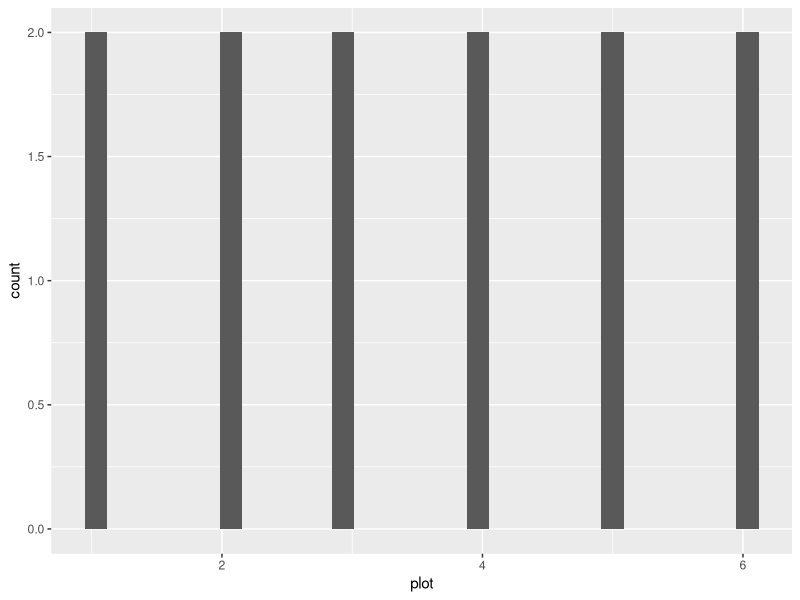
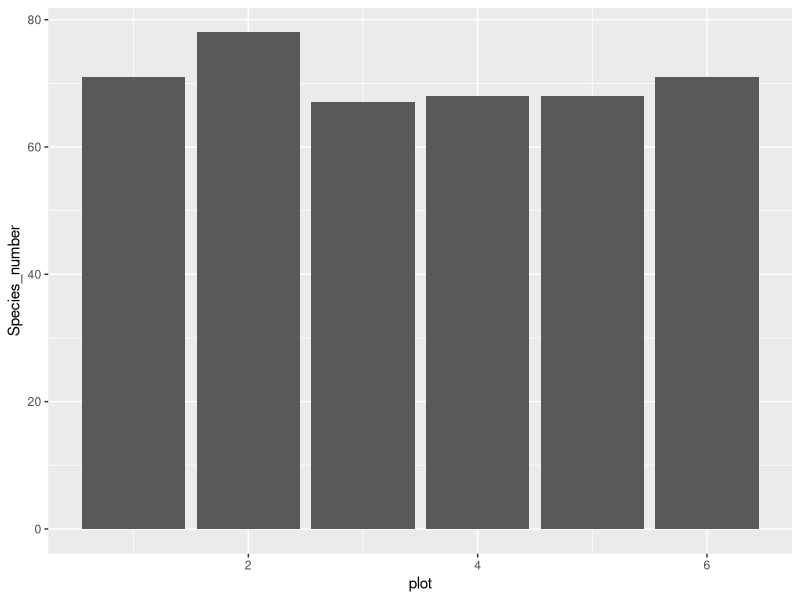
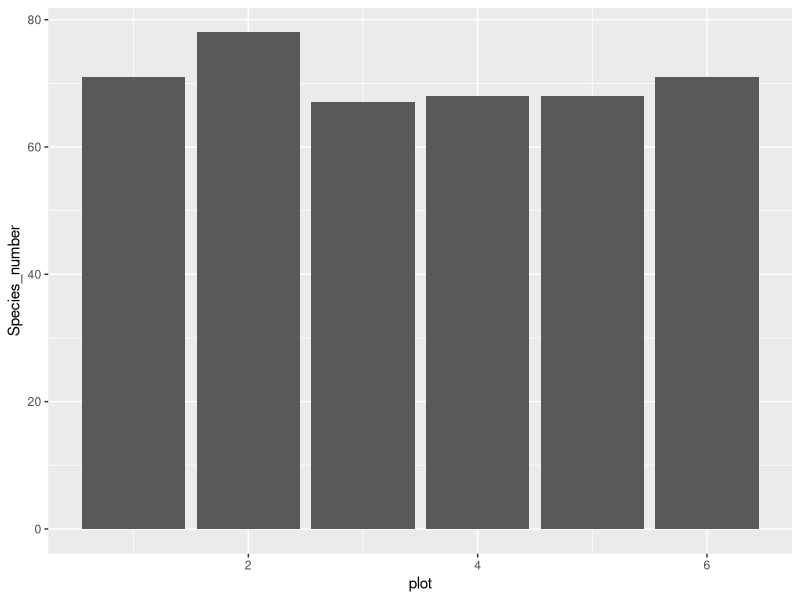
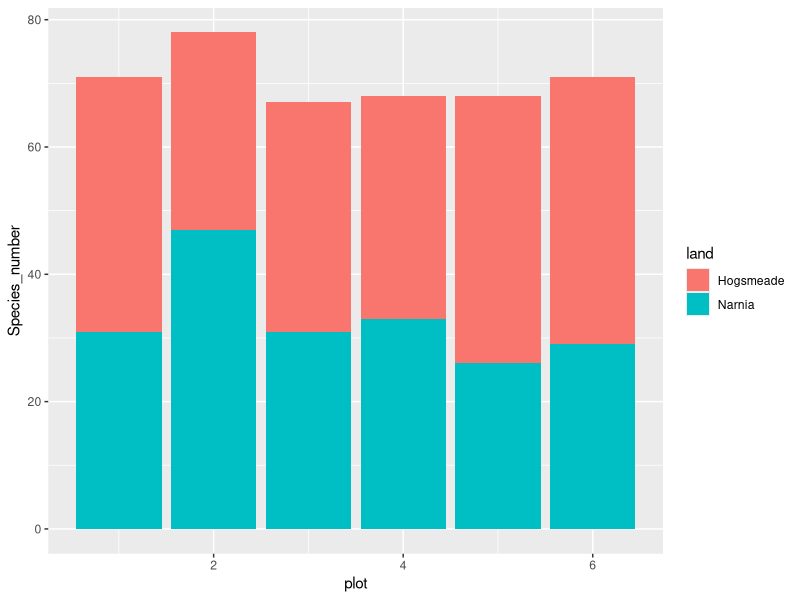
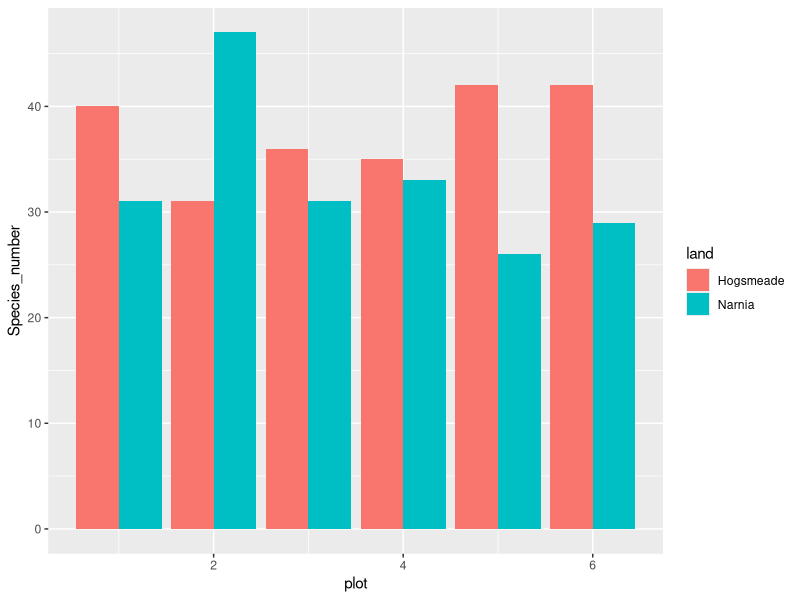
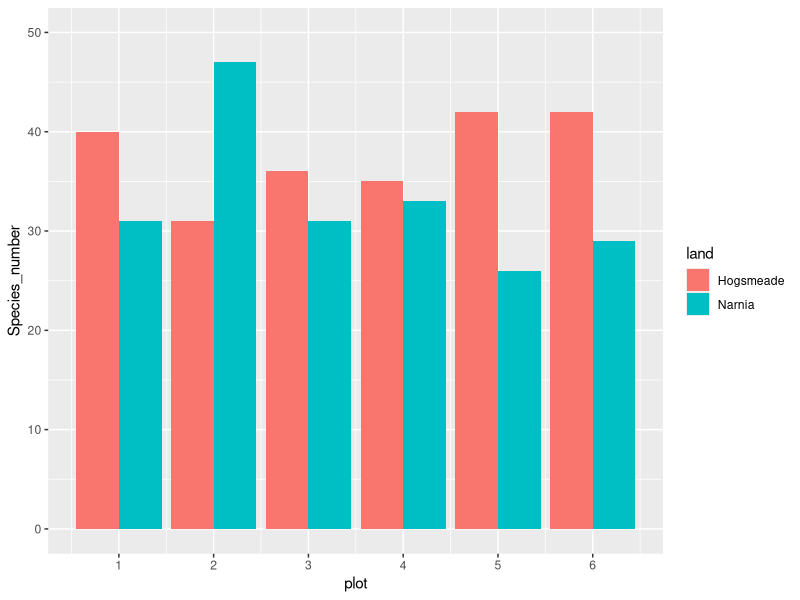
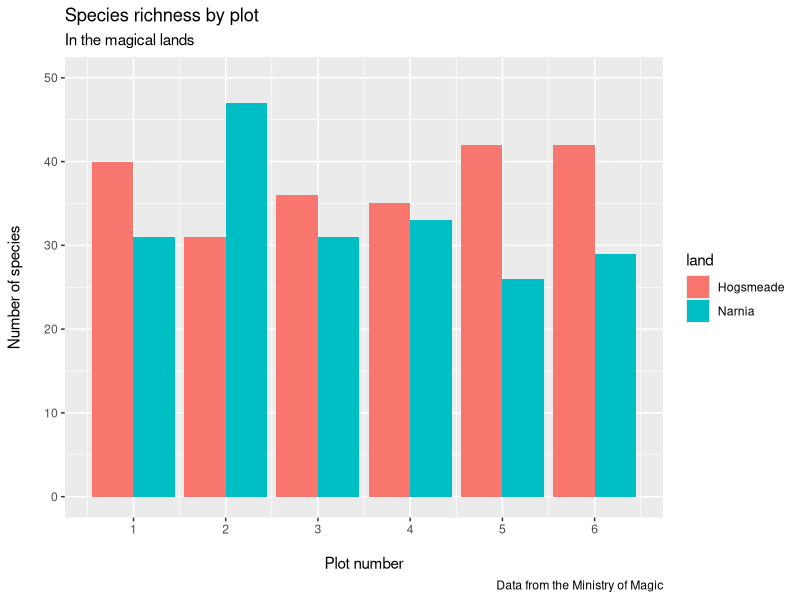
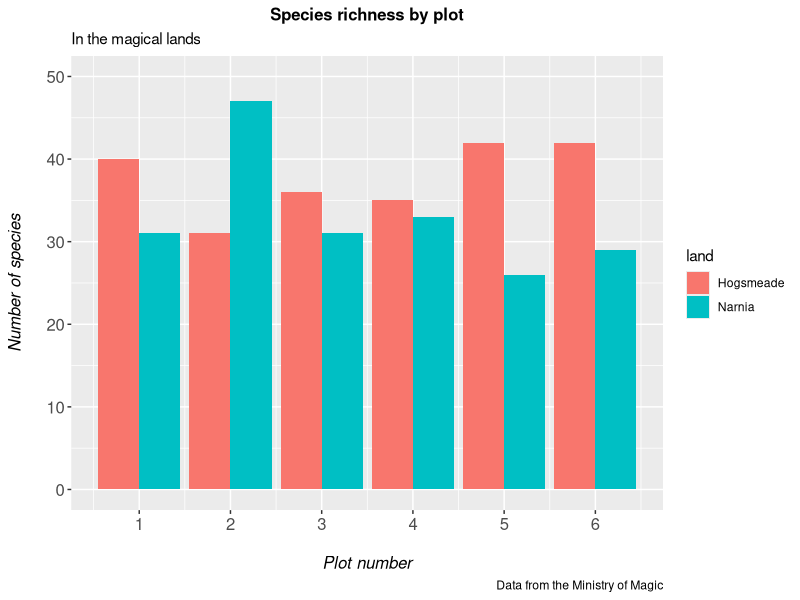

The R source for these figures, in order:
## ---- chunk 1
knitr::opts_chunk$set(echo = TRUE)
library(dplyr)
library(ggplot2)
library(vroom)
## ---- chunk 2
magic_veg <- vroom::vroom('magic_veg.csv') %>% rename(rowID = ...1)
str(magic_veg)
## ---- chunk 3
# Create a summary table.
species_counts <- magic_veg %>% 
  group_by(land, plot) %>% 
  summarise(
    Species_number = n_distinct(species)
  ) %>% 
  ungroup()

# Create a histogram but it looks odd.
hist <- species_counts %>% 
  ggplot(aes(x = plot))+
  geom_histogram()
hist

# That histogram looks weird because the data is already summarised. In this case, it is needed to specify the `stat` argument.
hist <- species_counts %>% 
  ggplot(aes(x = plot, y = Species_number))+
  geom_histogram(stat = 'identity')
hist

# Alternatively (and this is my preferred way), one can just use geom_col().
col <- species_counts %>% 
  ggplot(aes(x = plot, y = Species_number))+
  geom_col()
col
## ---- chunk 4
# Color coded histogram.
hist <- species_counts %>% 
  ggplot(aes(x = plot, y = Species_number, fill = land))+
  geom_col()
hist

# The bars can also be made to stand sideby side with the  `position = "dodge"` argument. Or, as I prefer, `position = position_dodge()`
hist <- species_counts %>% 
  ggplot(aes(x = plot, y = Species_number, fill = land))+
  geom_col(position = position_dodge())
hist

# Customizing axes.
hist <- species_counts %>% 
  ggplot(aes(x = plot, y = Species_number, fill = land))+
  geom_col(position = 'dodge')+
  scale_x_continuous(breaks = 1:6)+
  scale_y_continuous(limits = c(0,50))
hist
## ---- chunk 5
hist <- species_counts %>% 
  ggplot(aes(x = plot, y = Species_number, fill = land))+
  geom_col(position = position_dodge())+
  scale_x_continuous(breaks = 1:6)+
  scale_y_continuous(limits = c(0,50))+
  labs(
    title = 'Species richness by plot',
    subtitle = 'In the magical lands',
    caption = 'Data from the Ministry of Magic',
    x = '\nPlot number',
    y = 'Number of species\n'
  )
hist

# Add a theme
hist <- species_counts %>% 
  ggplot(aes(x = plot, y = Species_number, fill = land))+
  geom_col(position = position_dodge())+
  scale_x_continuous(breaks = 1:6)+
  scale_y_continuous(limits = c(0,50))+
  labs(
    title = 'Species richness by plot',
    subtitle = 'In the magical lands',
    caption = 'Data from the Ministry of Magic',
    x = '\nPlot number',
    y = 'Number of species\n'
  )+
  theme(
    axis.text = element_text(size = 12),
    axis.title = element_text(size = 12, face = 'italic'),
    plot.title = element_text(size = 12, hjust = 0.5, face = 'bold')
  )
hist
## ---- chunk 6
hist <- species_counts %>% 
  ggplot(aes(x = plot, y = Species_number, fill = land))+
  geom_col(position = position_dodge())+
  scale_x_continuous(breaks = 1:6)+
  scale_y_continuous(limits = c(0,50))+
  labs(
    title = 'Species richness by plot',
    caption = 'Data from the Ministry of Magic',
    x = '\nPlot number',
    y = 'Number of species\n'
  )+
  theme_bw()+
  theme(
    panel.grid = element_blank(),
    axis.text = element_text(size = 12),
    axis.title = element_text(size = 12, face = 'italic'),
    plot.title = element_text(size = 12, hjust = 0.5, face = 'bold')
  )
hist
## ---- chunk 7
hist <- species_counts %>% 
  ggplot(aes(x = plot, y = Species_number, fill = land))+
  geom_col(position = 'dodge')+
  scale_x_continuous(breaks = 1:6)+
  scale_y_continuous(limits = c(0, 50))+
  scale_fill_manual(
    values = c('rosybrown1', '#deebf7'),
    name = 'Land of Magic'
  )+
  labs(
    title = 'Species richness by plot',
    x = '\nPlot number',
    y = 'Number of species\n'
  )+
  theme_bw()+
  theme(
    panel.grid = element_blank(),
    axis.text = element_text(size = 12),
    axis.title = element_text(size = 12),
    plot.title = element_text(size = 14),
    plot.margin = unit(c(.5,.5,.5,.5), units = , 'cm'),
    legend.title = element_text(face = 'bold'),
    legend.position = 'bottom',
    legend.box.background = element_rect(color = 'grey', linewidth = 0.3)
  )
hist
## ---- chunk 8
hist <- species_counts %>% 
  ggplot(aes(x = plot, y = Species_number, fill = land))+
  geom_col(position = position_dodge())+
  scale_x_continuous(breaks = 1:6)+
  scale_y_continuous(limits = c(0, 50))+
  scale_fill_manual(
    values = c('rosybrown1', '#deebf7'),
    labels = c('HOGSMEADE', 'NARNIA'),
    name = 'Land of Magic'
  )+
  labs(
    title = 'Species richness by plot',
    x = '\nPlot number',
    y = 'Number of species\n'
  )+
  theme_bw()+
  theme(
    panel.grid = element_blank(),
    axis.text = element_text(size = 12),
    axis.title = element_text(size = 12),
    plot.title = element_text(size = 14, hjust = 0.5, face = 'bold'),
    plot.margin = unit(c(.5,.5,.5,.5), units = , 'cm'),
    legend.title = element_text(face = 'bold'),
    # legend.position = 'inside',
    # legend.position.inside = c(.5, .86),
    legend.position = 'bottom',
    legend.box.background = element_rect(color = 'grey', linewidth = .3)
  )
hist
## ---- chunk 9
# Create vectors with land names and species counts
land <- factor(c('Narnia', 'Hogsmeade', 'Westeros', 'The Shire', 'Mordor', 'Forbidden Forest', 'Oz'))
counts <- as.numeric(c(55,48,37,62,11,39,51))

# Create the new data frame from the vectors
more_magic <- tibble(land, counts)

# We'll need as many colours as there are factor levels
n_distinct(more_magic$land)

# CREATE THE COLOUR PALETTE
old.magic.palette <- c('#698B69', '#5D478B', '#5C5C5C', '#CD6090', '#EEC900', '#5F9EA0', '#6CA6CD')
names(old.magic.palette) <- levels(more_magic$land)

# A BETTER WAY
magic.palette <- setNames(
  c('#698B69', '#5D478B', '#5C5C5C', '#CD6090', '#EEC900', '#5F9EA0', '#6CA6CD'),
  levels(more_magic$land)
)

# Bar plot with all the factors
hist <- more_magic %>% 
  ggplot(aes(x = land, y = counts, fill = land))+
  geom_col(position = position_dodge())+
  scale_y_continuous(limits = c(0, 65))+
  scale_fill_manual(
    values = magic.palette,
    name = 'Land of Magic'
  )+
  labs(
    title = 'Species richness in magical lands',
    x = '',
    y = 'Number of species \n'
  )+
  theme_bw()+
  theme(
    panel.grid = element_blank(),
    axis.text = element_text(size = 12),
    axis.text.x = element_text(angle = 45, hjust = 1),
    axis.title = element_text(size = 12),
    plot.title = element_text(size = 14, hjust = 0.5, face = 'bold'),
    plot.margin = unit(c(.5,.5,.5,.5), units = , 'cm'),
    legend.title = element_text(face = 'bold'),
    legend.position = 'bottom',
    legend.box.background = element_rect(colour = 'grey', linewidth = .3)
  )
hist

# See how consistent the colour scheme is if you drop some factors (using filter in the first line)
hist <- more_magic %>% 
  filter(land %in% c('Hogsmeade', 'Oz', 'The Shire')) %>% 
  ggplot(aes(x = land, y = counts, fill = land))+
  geom_col(position = position_dodge())+
  scale_y_continuous(limits = c(0, 65))+
  scale_fill_manual(
    values = magic.palette,
    name = 'Land of Magic'
  )+
  labs(
    title = 'Species richness in magical lands',
    x = '',
    y = 'Number of species \n'
  )+
  theme_bw()+
  theme(
    panel.grid = element_blank(),
    axis.text = element_text(size = 12),
    axis.text.x = element_text(angle = 45, hjust = 1),
    axis.title = element_text(size = 12),
    plot.title = element_text(size = 14, hjust = 0.5, face = 'bold'),
    plot.margin = unit(c(.5,.5,.5,.5), units = , 'cm'),
    legend.title = element_text(face = 'bold'),
    legend.position = 'bottom',
    legend.box.background = element_rect(colour = 'grey', linewidth = .3)
  )
hist
## ---- chunk 10
# Reshape the data first.
yearly_counts <- magic_veg %>% 
  group_by(land, plot, year) %>% 
  summarise(
    Species_number = n_distinct(species)
  ) %>% 
  ungroup() %>% 
  mutate(
    plot = as.factor(plot)
  )

# Draw basic boxplot.
boxplot <- yearly_counts %>% 
  ggplot(aes(plot, Species_number, fill = land))+
  geom_boxplot()
boxplot

# Now, pretty up the plot.
boxplot <- yearly_counts %>% 
  ggplot(aes(plot, Species_number, fill = land))+
  geom_boxplot()+
  scale_x_discrete(breaks = 1:6)+
  scale_fill_manual(
    values = c('rosybrown1', '#deebf7'),
    #breaks = c('Hogsmeade', 'Narnia'),
    name = 'Land of magic',
    labels = c('Hogsmeade', 'Narnia')
  )+
  labs(
    title = 'Species richness by plot',
    x = '\nPlot number',
    y = 'Number of species\n',
  )+
  theme_bw()+
  theme(
    panel.grid = element_blank(),
    axis.text = element_text(size = 12),
    axis.title = element_text(size = 12),
    plot.title = element_text(size = 14, hjust = .5, face = 'bold'),
    plot.margin = unit(c(.5,.5,.5,.5), units = , 'cm'),
    legend.position = 'bottom',
    legend.box.background = element_rect(color = 'grey', linewidth = .3)
  )
boxplot
## ---- chunk 11
# Create the summarised data
summary <- species_counts %>% 
  group_by(land) %>% 
  summarise(
    mean = mean(Species_number),
    sd = sd(Species_number)
  )

# Make a dot plot
dot <- summary %>% 
  ggplot(aes(x = land, y = mean, color = land))+
  geom_errorbar(aes(ymin = mean - sd, ymax = mean + sd), width = .2)+
  geom_point(size = 3)+
  scale_y_continuous(limits = c(0, 50))+
  scale_color_manual(
    values = c('#cd5c5c', '#6ca6cd'),
    labels = c('HOGSMEADE', 'NARNIA'),
    name = 'Land of Magic'
  )+
  labs(
    title = 'Average species richness',
    x = '',
    y = 'Number of species\n'
  )+
  theme_bw()+
  theme(
    #panel.grid = element_blank(),
    axis.text = element_text(size = 12),
    axis.title = element_text(size = 12),
    plot.title = element_text(size = 14, hjust = 0.5, face = 'bold'),
    plot.margin = unit(c(.5,.5,.5,.5), units = , 'cm'),
    legend.title = element_text(face = 'bold'),
    legend.position = 'bottom',
    legend.box.background = element_rect(color = 'grey', size = .3)
  )
dot
## ---- chunk 12
# Reordering the data
yearly_counts <- yearly_counts %>% 
  mutate(
    land = factor(
      land,
      levels = c('Narnia', 'Hogsmeade'),
      labels = c('Narnia', 'Hogsmeade')
    )
  )

# Plotting the boxplot
boxplot <- yearly_counts %>% 
  ggplot(aes(x = plot, y = Species_number, fill = land))+
  geom_boxplot()+
  scale_x_discrete(breaks = 1:6)+
  scale_fill_manual(
    values = c('#deebf7', 'rosybrown1'),
    #breaks = c('Narnia', 'Hogsmeade'),
    name = 'Land of magic',
    labels = c('Narnia', 'Hogsmeade')
  )+
  labs(
    title = 'Species richness by plot',
    x = '\nPlot number',
    y = 'Number of species \n'
  )+
  theme_bw()+
  theme(
    panel.grid = element_blank(),
    axis.text = element_text(size = 12),
    axis.title = element_text(size = 12),
    plot.title = element_text(size = 14, hjust = .5, face = 'bold'),
    plot.margin = unit(c(.5,.5,.5,.5), units = , 'cm'),
    legend.position = 'bottom',
    legend.box.background = element_rect(color = 'grey', linewidth = .3)
  )
boxplot
## ---- chunk 13
# Reordering the data
yearly_counts <- yearly_counts %>% 
  mutate(
    plot = factor(
      plot,
      levels = c('6', '1', '2', '3', '4', '5'),
      labels = c('6', '1', '2', '3', '4', '5')
    )
  )

# Plotting the boxplot
boxplot2 <- yearly_counts %>% 
  ggplot(aes(x = plot, y = Species_number, fill = land))+
  geom_boxplot()+
  scale_x_discrete(breaks = 1:6)+
  scale_fill_manual(
    values = c('#deebf7', 'rosybrown1'),
    breaks = c('Narnia', 'Hogsmeade'),
    name = 'Land of magic',
    labels = c('Narnia', 'Hogsmeade')
  )+
  labs(
    title = 'Species richness by plot',
    x = '\nPlot number',
    y = 'Number of species\n'
  )+
  theme_bw()+
  theme(
    panel.grid = element_blank(),
    axis.text = element_text(size = 12),
    axis.title = element_text(size = 12),
    plot.title = element_text(size = 14, hjust = .5, face = 'bold'),
    plot.margin = unit(c(.5,.5,.5,.5), units = , 'cm'),
    legend.position = 'bottom',
    legend.box.background = element_rect(color = 'grey', linewidth = .3)
  )
boxplot2
## ---- chunk 14
heights <- magic_veg %>% 
  filter(!is.na(height)) %>% 
  group_by(year, land, plot, id) %>% 
  summarise(
    Max_Height = max(height)
  ) %>% 
  ungroup() %>% 
  group_by(year, land, plot) %>% 
  summarise(height = mean(Max_Height))
## ---- chunk 15
basic_mm_scatter <- heights %>% 
  ggplot(aes(year, height, color = land))+
  geom_point()+
  theme_bw()
basic_mm_scatter
## ---- chunk 16
basic_mm_scatter_lin <- heights %>% 
  ggplot(aes(year, height, color = land))+
  geom_point()+
  theme_bw()+
  stat_smooth(method = 'lm')
basic_mm_scatter_lin

basic_mm_scatter_lin <- heights %>% 
  ggplot(aes(year, height, color = land))+
  geom_point()+
  theme_bw()+
  geom_smooth(method = 'lm')
basic_mm_scatter_lin
## ---- chunk 17
# Method suggested in the tutorial.
improved_mm_scat <- heights %>% 
  ggplot(aes(year, height, color = land))+
  geom_point()+
  theme_bw()+
  geom_smooth(method = 'lm', formula = y ~ x + I(x^2))
improved_mm_scat

# This also works, and it is more understandable to me.
improved_mm_scat <- heights %>% 
  ggplot(aes(year, height, color = land))+
  geom_point()+
  theme_bw()+
  geom_smooth(method = 'lm', formula = y ~ poly(x, 2))
improved_mm_scat
## ---- chunk 18
theme_coding <- function(){
  theme_bw()+
    theme(
      axis.text.x = element_text(size = 12, angle = 45, vjust = 1, hjust = 1),
      axis.text.y = element_text(size = 12),
      axis.title = element_text(size = 14),
      panel.grid = element_blank(),
      plot.margin = unit(c(0.5, 0.5, 0.5, 0.5), units = , "cm"),
      plot.title = element_text(size = 20, vjust = 1, hjust = 0.5),
      legend.text = element_text(size = 12, face = "italic"),
      legend.title = element_blank()
    )
}
## ---- chunk 19
# Add % of endemic species to the data frame
more_magic <- more_magic %>% 
  mutate(
    endemic = c(.54, .32, .66, .8, .14, .24, .39)
  )
## ---- chunk 20
# Plot species richness as a barplot
p <- more_magic %>% 
  ggplot(aes(x = land, y = counts, fill = endemic))+
  geom_col()+
  scale_fill_gradient(low = 'cyan', high = 'yellow', name = 'Endemism % \n')+
  labs(
    x = 'Magic Land',
    y = 'Richness',
    title = 'Species richness in Fantasy Lands',
    subtitle = 'Understanding tree species richness in Magic lands.',
    caption = 'Very serious and important data obtained from the Ministry of Magic'
  )+
  theme_coding()
p

# Let's now produce a graph with rearranged bars from lowest to highest.
p <- more_magic %>% 
  ggplot(aes(x = reorder(land, endemic), y = counts, fill = endemic))+
  geom_col()+
  scale_fill_gradient(low = 'cyan', high = 'yellow', name = 'Endemism % \n')+
  labs(
    x = 'Magic Land',
    y = 'Richness',
    title = 'Species richness in Fantasy Lands',
    subtitle = 'Understanding tree species richness in Magic lands.',
    caption = 'Very serious and important data obtained from the Ministry of Magic'
  )+
  theme_coding()
p

